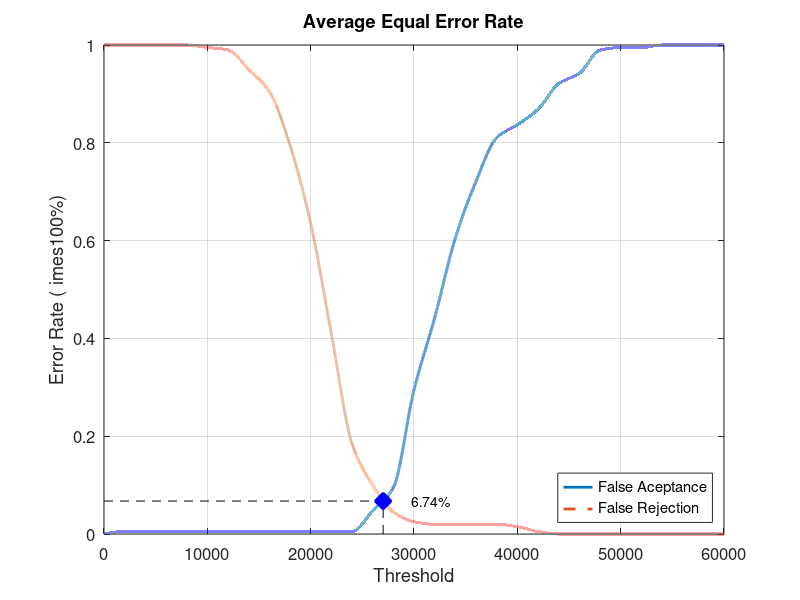
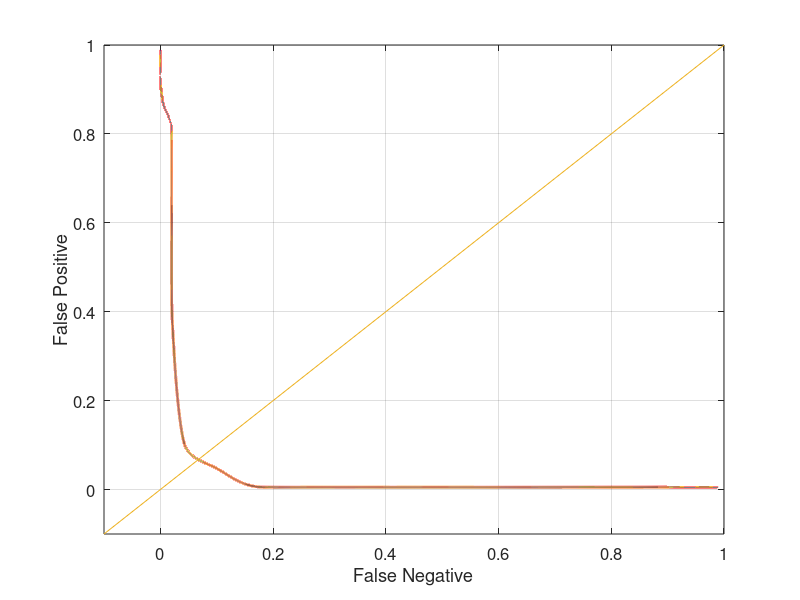

Write the MATLAB code that produced these figures, in order.
close all;
clear;
clc;
x = 0:2000:60000;
xq = 0:0.5:60000;

y0 = [0 0.00526316 0.00526316 0.00526316 0.00526316 0.00526316 0.00526316 0.00526316 0.00526316 0.00526316 0.00526316 0.00526316 0.00526316 0.0473684 0.0947368 0.294737 0.442105 0.605263 0.721053 0.810526 0.836842 0.868421 0.921053 0.942105 0.989474 0.994737 0.994737 1 1 1 1]
yy0 = interp1(x, y0, xq, 'pchip');
y1 = [1 1 1 1 1 0.995 0.99 0.95 0.905 0.795 0.635 0.41 0.185 0.1 0.045 0.025 0.02 0.02 0.02 0.02 0.015 0.005 0 0 0 0 0 0 0 0 0]
yy1 = interp1(x, y1, xq, 'pchip');

% Calculating EER: 
y2 = abs(y0 - y1);
find(y2 == min(y2))
yy2 = abs(yy0 - yy1);
xEER = find(yy2 == min(yy2));
xEERIndex = xq(xEER) % X-axis EER
yEER = yy0(xEER) % Y-axis EER

main = figure
plot(xq, yy0,'-','LineWidth', 2);	hold on
plot(xq, yy1,'--','LineWidth', 2);	hold on
plot([xEERIndex xEERIndex], [0 yEER], 'k--');	hold on
plot([0 xEERIndex], [yEER yEER], 'k--');	hold on
plot(xEERIndex, yEER, 'bx', 'LineWidth', 10);	hold on
text(xEERIndex + 10 * xEERIndex / 100, yEER, [num2str(round((10000 * yEER)) / 100) '%'])
legend('False Aceptance', 'False Rejection', 'Location', 'SouthEast')
xlabel('Threshold')
ylabel('Error Rate (	imes100%)')
title('Average Equal Error Rate')
set(gca, 'FontSize', 12)
axis([0 60000 0 1])
grid on

print(main, 'Database2_4Main', '-dpng');
FNRxFPR = figure('Color', [1 1 1]);
plot(yy1, yy0, '-', yy1, yy0, 'LineWidth', 2);
hold on
y = -0.1:0.1:1
plot(y, y); 
set(gca, 'FontSize', 12)
xlabel('False Negative')
ylabel('False Positive')
axis([-0.1 1 -0.1 1])
set(gca, 'FontSize', 12)
grid on

print(FNRxFPR, 'Database2_4FNRxFPR','-dpng');
